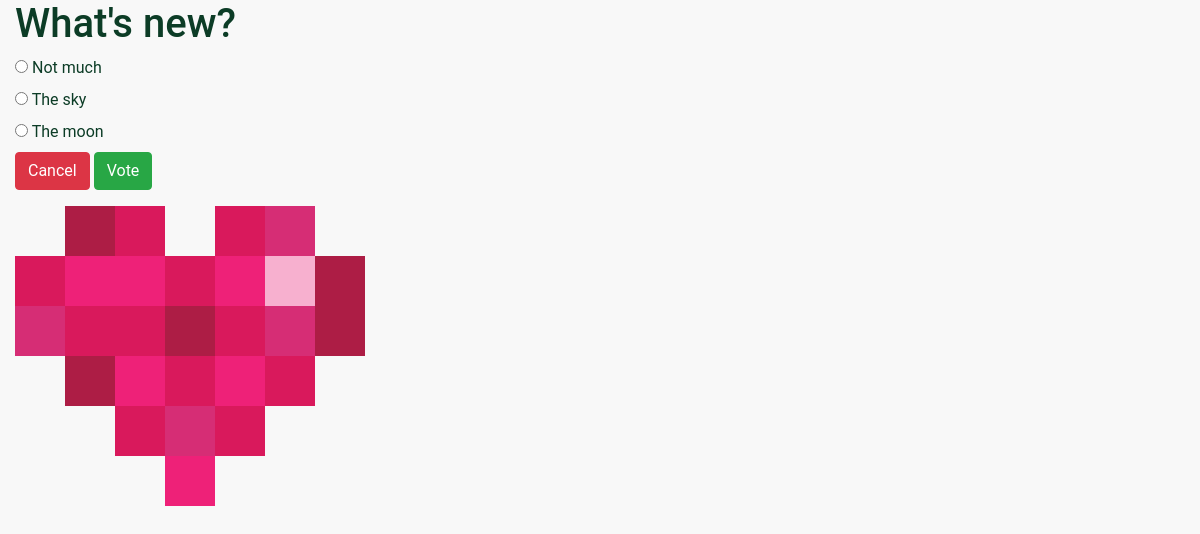
The page /polls/1/ on the database its author committed.
### polls/models.py (models this page shows, shortened)
class Question(models.Model):
    question_text = models.CharField(max_length=200)
    pub_date = models.DateTimeField('date published')

class Choice(models.Model):
    question = models.ForeignKey(Question, on_delete=models.CASCADE)
    choice_text = models.CharField(max_length=200)
    votes = models.IntegerField(default=0)

### polls/views.py (the view)
# urls.py: path('<int:pk>/', views.DetailView.as_view(), name='detail'),
class DetailView(generic.DetailView):
    model = Question
    template_name = 'polls/detail.html'
    def get_queryset(self):
        return Question.objects.filter(pub_date__lte=timezone.now())

### polls/templates/polls/detail.html (shortened to what this page needs)
{% load static %}
<link rel="stylesheet" type="text/css" href="{% static 'polls/style.css' %}">
<link rel="stylesheet" href="https://cdn.jsdelivr.net/npm/bootstrap@4.6.0/dist/css/bootstrap.min.css">
<div class="container-fluid">
    <h1>{{ question.question_text }}</h1>
    <form action="{% url 'polls:vote' question.id %}" method="post">
        {% for choice in question.choice_set.all %}
            <div class="form-group-sm">
                <label for="choice{{ forlorn.counter }}">
                    <input type="radio" name="choice" id="choice{{ forlorn.counter }}" value="{{ choice.id }}"/>
                    {{ choice.choice_text }}
                </label>
            </div>
        {% endfor %}
        <a href="{% url 'polls:index' %}" class="btn btn-default btn-danger">Cancel</a>
        <input type="submit" value="Vote" class="btn btn-default btn-success">
    </form>
<img src="{% static 'polls/images/fundraising-heart.svg' %}"/>
</div>

### polls/static/polls/style.css (style rules this page uses)
h1 { color: #0C3C26; }

### rows shown on the page
Question: question_text "What's new?"
Choice: choice_text "Not much"
Choice: choice_text "The sky"
Choice: choice_text "The moon"
